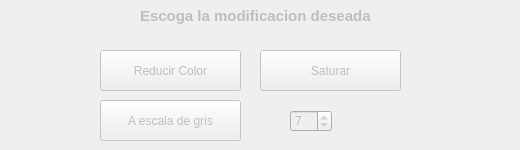
    <widget class="QWidget" name="tab_3">
     <property name="enabled">
      <bool>false</bool>
     </property>
     <attribute name="title">
      <string>Modicifacion del color</string>
     </attribute>
     <widget class="QPushButton" name="pushButton_8">
      <property name="geometry">
       <rect>
        <x>100</x>
        <y>50</y>
        <width>141</width>
        <height>41</height>
       </rect>
      </property>
      <property name="text">
       <string>Reducir Color</string>
      </property>
     </widget>
     <widget class="QLabel" name="label_2">
      <property name="geometry">
       <rect>
        <x>140</x>
        <y>0</y>
        <width>371</width>
        <height>31</height>
       </rect>
      </property>
      <property name="minimumSize">
       <size>
        <width>301</width>
        <height>0</height>
       </size>
      </property>
      <property name="font">
       <font>
        <pointsize>11</pointsize>
        <weight>75</weight>
        <bold>true</bold>
       </font>
      </property>
      <property name="text">
       <string>Escoga la modificacion deseada</string>
      </property>
     </widget>
     <widget class="QPushButton" name="pushButton_9">
      <property name="geometry">
       <rect>
        <x>260</x>
        <y>50</y>
        <width>141</width>
        <height>41</height>
       </rect>
      </property>
      <property name="text">
       <string>Saturar</string>
      </property>
     </widget>
     <widget class="QPushButton" name="pushButton_10">
      <property name="geometry">
       <rect>
        <x>100</x>
        <y>100</y>
        <width>141</width>
        <height>41</height>
       </rect>
      </property>
      <property name="text">
       <string>A escala de gris</string>
      </property>
     </widget>
     <widget class="QSpinBox" name="spinBox_5">
      <property name="geometry">
       <rect>
        <x>290</x>
        <y>110</y>
        <width>42</width>
        <height>22</height>
       </rect>
      </property>
      <property name="value">
       <number>7</number>
      </property>
     </widget>
    </widget>
